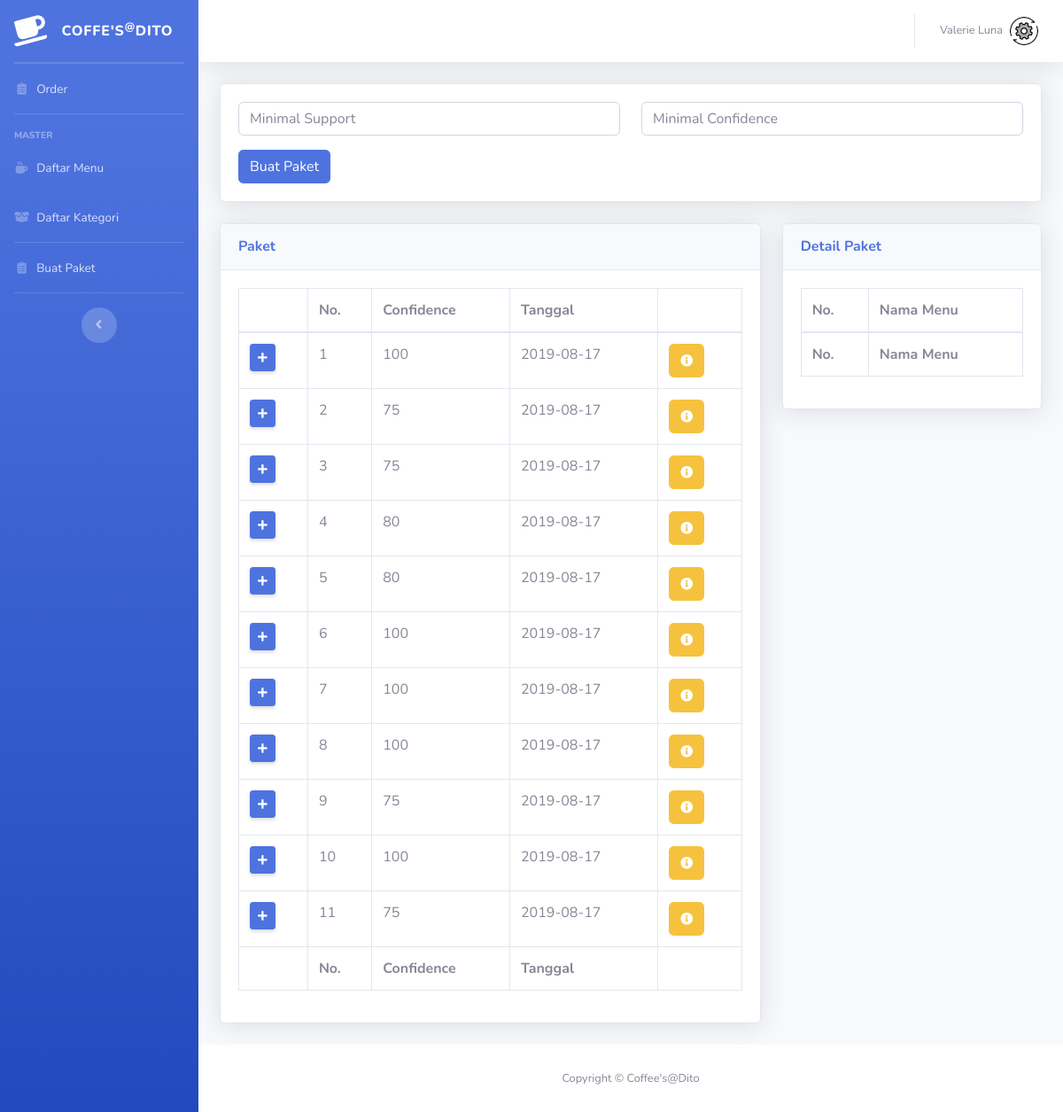
Page /index.php/apriori on the earlier database version.
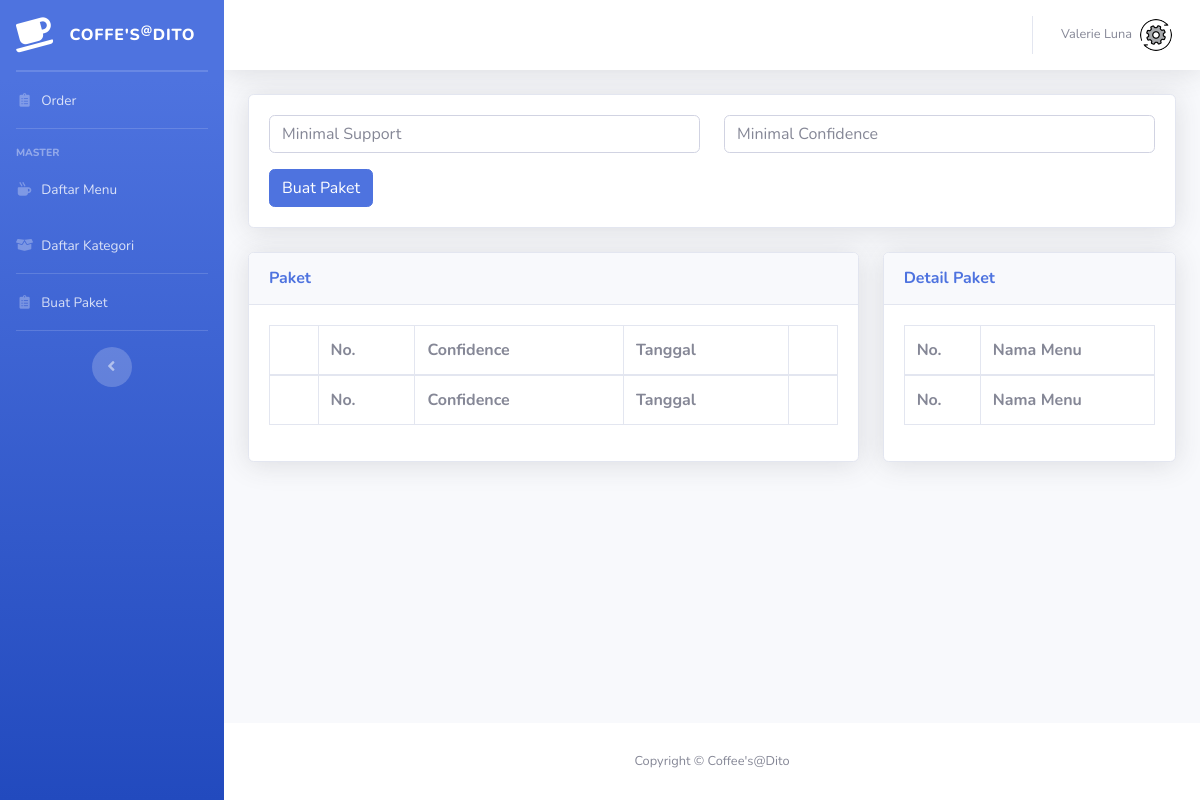
Same page on the later database version.
### tables this page shows
CREATE TABLE `temp_assoc` (
  `id_assoc` int(11) NOT NULL,
  `confidence` int(11) NOT NULL,
  `tgl_assoc` date NOT NULL
);

### application/controllers/Apriori.php (called while the page is built, shortened)
<?php
class Apriori extends CI_Controller {
	public function index()
	{
		$data['page'] = 'Buat Paket';
		$data['assoc'] = $this->model->get_assoc()->result();
		$data['kategori'] = $this->model->getAll('menu_grup')->result();
		$data['detail'] = $this->model->get_detail_assoc('1')->result();
		$data['content'] = 'pages/Buat_paket';
		$this->load->view('template/main', $data);
	}
}

### index.php (called while the page is built, shortened)
<?php
require_once BASEPATH.'core/CodeIgniter.php';

### application/models/model.php (called while the page is built, shortened)
<?php
class Model extends CI_Model {
	public function get_assoc()
	{
		$this->db->select('*');
		$this->db->from('temp_assoc');
		return $this->db->get();
	}
	public function get_detail_assoc($id) {
		$this->db->select('a.nama_menu');
		$this->db->from('menu a');
		$this->db->join('temp_assoc_detail b', 'b.id_menu = a.id_menu', 'left');
		$this->db->where('b.id_assoc', $id);
		return $this->db->get();
	}
}

### application/views/pages/Buat_paket.php (the view, shortened to what this page needs)
<div class="row">
    <div class="col-xl-12 col-lg-7">
      <div class="card shadow mb-4">
        <div class="card-body">
            <form action="<?php echo base_url('index.php/apriori/start') ?>" method="post">
              <div class="form-group row">
                <div class="col-sm-6 mb-3 mb-sm-0">
                  <input type="text" name="min_sup" class="form-control" placeholder="Minimal Support" required>
                </div>
                <div class="col-sm-6">
                  <input type="text" name="min_conf" class="form-control" placeholder="Minimal Confidence" required>
                </div>
              </div>
              <div class="">
                <button class="btn btn-primary" type="submit">Buat Paket</button>
              </div>
            </form>
        </div>
      </div>
    </div>
  </div>
  <div class="row">
    <div class="col-xl-8 col-lg-7">
      <div class="card shadow mb-4">
        <div class="card-header py-3">
          <h6 class="m-0 font-weight-bold text-primary">Paket</h6>
        </div>
        <div class="card-body">
          <div class="table-responsive">
            <table class="table table-bordered" id="dataTable" width="100%" cellspacing="0">
              <thead>
                <tr>
                    <tr>
                      <th></th>
                      <th>No.</th>
                      <th>Confidence</th>
                      <th>Tanggal</th>
                      <th></th>
                    </tr>
                </tr>
              </thead>
              <tfoot>
                    <tr>
                      <th></th>
                      <th>No.</th>
                      <th>Confidence</th>
                      <th>Tanggal</th>
                      <th></th>
                    </tr>
                </tfoot>
                <tbody>
                    <?php
                        $no = 1;
                        foreach ($assoc as $data) {
                    ?>
                    <tr>
                        <td>
                            <div class="btn-group" role="group" aria-label="Basic example">
                                <a href="#" class="d-none d-sm-inline-block btn btn-sm btn-primary shadow-sm open-AddBookDialog" data-toggle="modal" data-target="#inputPaket" data-id="<?php echo $data->id_assoc ?>">
                                    <i class="fas fa-plus fa-sm"></i>
                                </a>
                            </div>
                        </td>
                        <td><?php echo $no++ ?></td>
                        <td><?php echo $data->confidence ?></td>
                        <td><?php echo $data->tgl_assoc ?></td>
                        <td>
                            <div class="btn-group" role="group" aria-label="Basic example">
                                <a href="<?php echo base_url('index.php/apriori/detail_assoc/'.$data->id_assoc) ?>" class="btn btn-warning">
                                    <i class="fas fa-info-circle fa-sm"></i>
                                </a>
                            </div>
                        </td>
                    </tr>
                    <?php
                        }
                    ?>
                </tbody>
            </table>
          </div>
        </div>
      </div>
    </div>
    <div class="col-xl-4 col-lg-7">
      <div class="card shadow mb-4">
        <div class="card-header py-3">
          <h6 class="m-0 font-weight-bold text-primary">Detail Paket</h6>
        </div>
        <div class="card-body">
          <div class="table-responsive">
            <table class="table table-bordered" id="dataTable" width="100%" cellspacing="0">
              <thead>
                <tr>
                    <tr>
                      <th>No.</th>
                      <th>Nama Menu</th>
                    </tr>
                </tr>
              </thead>
              <tfoot>
                    <tr>
                      <th>No.</th>
                      <th>Nama Menu</th>
                    </tr>
                </tfoot>
            </table>
          </div>
        </div>
      </div>
    </div>
</div>

### application/views/template/main.php (shortened to what this page needs)
<!DOCTYPE html>
<html lang="en">
<head>
	<link href="<?php echo base_url('assets/vendor/fontawesome-free/css/all.min.css') ?>" rel="stylesheet" type="text/css">
	<link href="<?php echo base_url('assets/css/sb-admin-2.min.css') ?>" rel="stylesheet">
	<link href="<?php echo base_url('assets/css/style.css') ?>" rel="stylesheet">
	<link href="<?php echo base_url('assets/vendor/datatables/dataTables.bootstrap4.min.css') ?>" rel="stylesheet">
	<link rel="stylesheet" type="text/css" href="<?php echo base_url('assets/OwlCarousel2/dist/assets/owl.carousel.min.css') ?>">
	<link rel="stylesheet" type="text/css" href="<?php echo base_url('assets/OwlCarousel2/dist/assets/owl.theme.default.min.css') ?>">
	<link rel="stylesheet" type="text/css" href="<?php echo base_url('assets/OwlCarousel2/dist/assets/owl.theme.green.min.css') ?>">
</head>
<body id="page-top">
	<div id="wrapper">
		<ul class="navbar-nav bg-gradient-primary sidebar sidebar-dark accordion" id="accordionSidebar">
			<a class="sidebar-brand d-flex align-items-center justify-content-center" href="<?php echo base_url('index.php/order') ?>">
				<div class="sidebar-brand-icon rotate-n-15">
					<i class="fas fa-coffee"></i>
				</div>
				<div class="sidebar-brand-text mx-3">Coffe's<sup>@</sup>Dito</div>
			</a>
			<hr class="sidebar-divider my-0">
			<hr class="sidebar-divider my-0">
			<li class="nav-item">
				<a class="nav-link" href="<?php echo base_url('index.php/order') ?>">
					<i class="fas fa-fw fa-clipboard-list"></i>
					<span>Order</span>
				</a>
			</li>
			<hr class="sidebar-divider">
			<div class="sidebar-heading">
				Master
			</div>
			<li class="nav-item">
				<a class="nav-link" href="<?php echo base_url('index.php/menu') ?>">
					<i class="fas fa-fw fa-mug-hot"></i>
					<span>Daftar Menu</span>
				</a>
			</li>
			<li class="nav-item">
				<a class="nav-link" href="<?php echo base_url('index.php/kategori') ?>">
					<i class="fas fa-fw fa-box-open"></i>
					<span>Daftar Kategori</span>
				</a>
			</li>
			<hr class="sidebar-divider my-0">
			<li class="nav-item">
				<a class="nav-link" href="<?php echo base_url('index.php/apriori') ?>">
					<i class="fas fa-fw fa-clipboard-list"></i>
					<span>Buat Paket</span>
				</a>
			</li>
			<hr class="sidebar-divider d-none d-md-block">
			<div class="text-center d-none d-md-inline">
				<button class="rounded-circle border-0" id="sidebarToggle"></button>
			</div>
		</ul>
		<div id="content-wrapper" class="d-flex flex-column">
			<div id="content">
				<nav class="navbar navbar-expand navbar-light bg-white topbar mb-4 static-top shadow">
					<ul class="navbar-nav ml-auto">
						<li class="nav-item dropdown no-arrow">
							<a class="nav-link dropdown-toggle" href="#" id="userDropdown" role="button" data-toggle="dropdown" aria-haspopup="true" aria-expanded="false">
								<span class="mr-2 d-none d-lg-inline text-gray-600 small">Valerie Luna</span>
								<img class="img-profile rounded-circle" src="<?php echo base_url('assets/img/settings.png') ?>">
							</a>
                		</li>
                	</ul>
                </nav>
                <div class="container-fluid">
                	<?php
                		$this->load->view($content);
                	?>
                </div>
            </div>
            <footer class="sticky-footer bg-white">
            	<div class="container my-auto">
            		<div class="copyright text-center my-auto">
            			<span>Copyright &copy; Coffee's@Dito</span>
            		</div>
            	</div>
            </footer>
        </div>
    </div>
</body>
</html>

Differences in the rows shown:
removed temp_assoc: confidence "100", tgl_assoc "2019-08-17"
removed temp_assoc: confidence "75", tgl_assoc "2019-08-17"
removed temp_assoc: confidence "75", tgl_assoc "2019-08-17"
removed temp_assoc: confidence "80", tgl_assoc "2019-08-17"
removed temp_assoc: confidence "80", tgl_assoc "2019-08-17"
removed temp_assoc: confidence "100", tgl_assoc "2019-08-17"
removed temp_assoc: confidence "100", tgl_assoc "2019-08-17"
removed temp_assoc: confidence "100", tgl_assoc "2019-08-17"
removed temp_assoc: confidence "75", tgl_assoc "2019-08-17"
removed temp_assoc: confidence "100", tgl_assoc "2019-08-17"
removed temp_assoc: confidence "75", tgl_assoc "2019-08-17"
